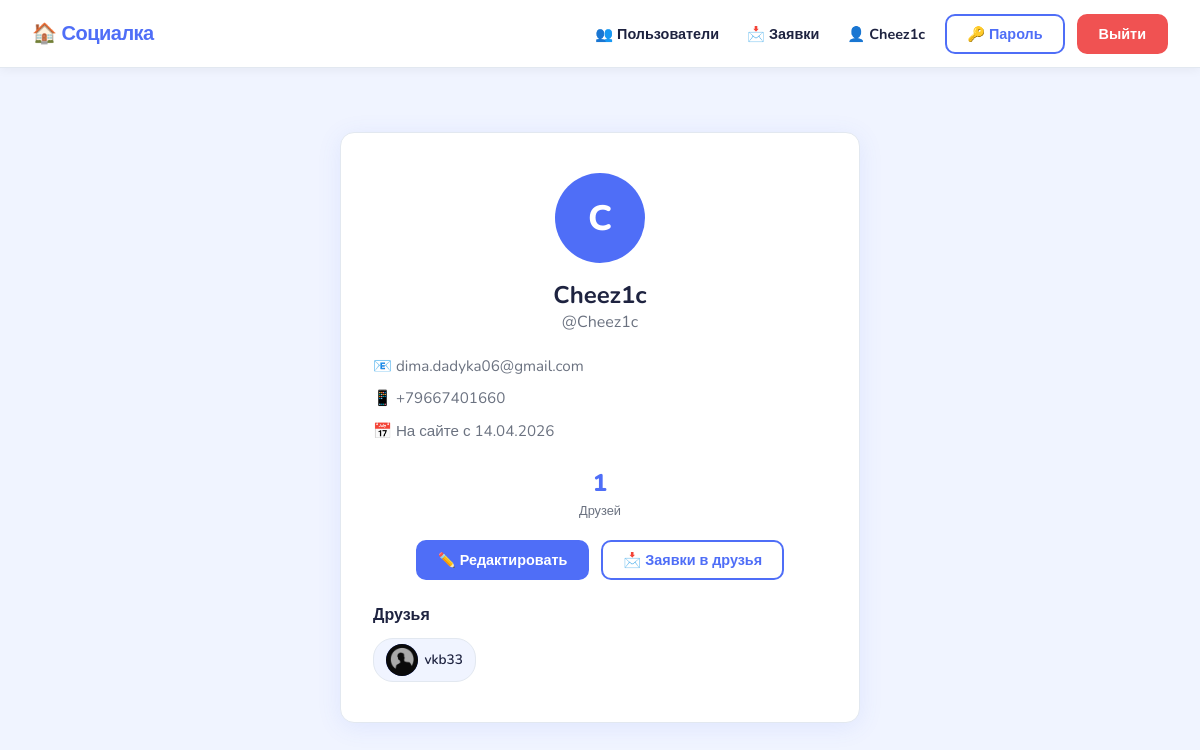
The page /users/Cheez1c/ (signed in) on the database its author committed.
### users/models.py (models this page shows, shortened)
class User(AbstractUser):
    bio = models.TextField(blank=True, verbose_name='О себе')
    email = models.EmailField(unique=True, verbose_name='Email')
    phone = models.CharField(max_length=20, blank=True, verbose_name='Номер телефона')
    avatar = models.ImageField(
        upload_to='avatars/',
        blank=True,
        null=True,
        verbose_name='Аватарка',
        validators=[validate_image_extension],
    )
    friends = models.ManyToManyField(
        'self', blank=True, symmetrical=False,
        related_name='friend_of', verbose_name='Друзья',
    )
    friend_requests = models.ManyToManyField(
        'self', blank=True, symmetrical=False,
        related_name='incoming_requests', verbose_name='Заявки в друзья',
    )
    class Meta:
        verbose_name = 'Пользователь'
        verbose_name_plural = 'Пользователи'
    def is_friend(self, user):
        return self.friends.filter(pk=user.pk).exists()
    def has_sent_request(self, user):
        return self.friend_requests.filter(pk=user.pk).exists()

### users/views.py (the view)
# urls.py: path('users/<str:username>/', views.profile, name='profile'),
@login_required
def profile(request, username):
    profile_user = get_object_or_404(User, username=username)
    is_owner = request.user == profile_user
    is_friend = request.user.is_friend(profile_user)
    has_sent = request.user.has_sent_request(profile_user)
    if not is_owner and not is_friend:
        return render(request, 'users/profile_private.html', {
            'profile_user': profile_user,
            'has_sent': has_sent,
        })
    return render(request, 'users/profile.html', {
        'profile_user': profile_user,
        'is_owner': is_owner,
        'is_friend': is_friend,
        'has_sent': has_sent,
    })

### templates/users/profile.html (shortened to what this page needs)
{% extends 'base.html' %}
{% block content %}
<div class="profile-wrapper">
    <div class="profile-card">
        {% if profile_user.avatar %}
            <img src="{{ profile_user.avatar.url }}" alt="Аватар"
                 class="profile-avatar"
                 style="width:90px;height:90px;border-radius:50%;object-fit:cover;">
        {% else %}
            <div class="profile-avatar">{{ profile_user.username|first|upper }}</div>
        {% endif %}
        <h2>{{ profile_user.get_full_name|default:profile_user.username }}</h2>
        <p class="profile-username">@{{ profile_user.username }}</p>
        <div class="profile-details">
            {% if profile_user.email %}
                <div class="detail-item">📧 {{ profile_user.email }}</div>
            {% endif %}
            {% if profile_user.phone %}
                <div class="detail-item">📱 {{ profile_user.phone }}</div>
            {% endif %}
            <div class="detail-item">📅 На сайте с {{ profile_user.date_joined|date:"d.m.Y" }}</div>
        </div>
        <div class="profile-stats">
            <div class="stat">
                <span class="stat-num">{{ profile_user.friends.count }}</span>
                <span class="stat-label">Друзей</span>
            </div>
        </div>
        <div class="profile-actions">
            {% if is_owner %}
                <a href="{% url 'profile_edit' %}" class="btn btn-primary">✏️ Редактировать</a>
                <a href="{% url 'incoming_requests' %}" class="btn btn-outline">📩 Заявки в друзья</a>
            {% elif is_friend %}
                <form method="post" action="{% url 'remove_friend' profile_user.username %}">
                    {% csrf_token %}
                    <button type="submit" class="btn btn-danger">❌ Удалить из друзей</button>
                </form>
            {% endif %}
        </div>
        {% if is_owner and profile_user.friends.count > 0 %}
        <div class="friends-list">
            <h3>Друзья</h3>
            <div class="friends-grid">
                {% for friend in profile_user.friends.all %}
                <a href="{% url 'profile' username=friend.username %}" class="friend-chip">
                    {% if friend.avatar %}
                        <img src="{{ friend.avatar.url }}" alt="{{ friend.username }}"
                             class="friend-avatar"
                             style="width:32px;height:32px;border-radius:50%;object-fit:cover;">
                    {% else %}
                        <span class="friend-avatar">{{ friend.username|first|upper }}</span>
                    {% endif %}
                    {{ friend.username }}
                </a>
                {% endfor %}
            </div>
        </div>
        {% endif %}
    </div>
</div>
{% endblock %}

### templates/base.html (shortened to what this page needs)
<!DOCTYPE html>
<html lang="ru">
<head>
    {% load static %}
    <link rel="stylesheet" href="{% static 'css/style.css' %}">
</head>
<body>
    <nav class="navbar">
        <div class="nav-brand">
            <a href="{% url 'home' %}">🏠 Социалка</a>
        </div>
        <div class="nav-links">
            {% if user.is_authenticated %}
                <a href="{% url 'user_list' %}" class="nav-link">👥 Пользователи</a>
                <a href="{% url 'incoming_requests' %}" class="nav-link">📩 Заявки</a>
                <a href="{% url 'profile' username=user.username %}" class="nav-link">👤 {{ user.username }}</a>
                <a href="{% url 'password_change' %}" class="btn btn-outline">🔑 Пароль</a>
                <form method="post" action="{% url 'logout' %}" style="display:inline">
                    <button type="submit" class="btn btn-danger">Выйти</button>
                </form>
            {% else %}
                <a href="{% url 'login' %}" class="btn btn-outline">Войти</a>
                <a href="{% url 'register' %}" class="btn btn-primary">Регистрация</a>
            {% endif %}
        </div>
    </nav>
    <div class="container">
        {% block content %}{% endblock %}
    </div>
</body>
</html>

### static/css/style.css (style rules this page uses)
*, *::before, *::after { box-sizing: border-box; margin: 0; padding: 0; }
:root { --bg: #f0f4ff; --surface: #ffffff; --primary: #4f6ef7; --primary-dark: #3a56d4; --danger: #f05252; --text: #1e2340; --text-muted: #6b7280; --border: #e2e8f0; --radius: 14px; --shadow: 0 4px 24px rgba(79,110,247,0.10); }
body { font-family: 'Nunito', sans-serif; background: var(--bg); color: var(--text); min-height: 100vh; }
.navbar { background: var(--surface); border-bottom: 1px solid var(--border); padding: 0.85rem 2rem; display: flex; align-items: center; justify-content: space-between; box-shadow: 0 2px 10px rgba(0,0,0,0.05); position: sticky; top: 0; z-index: 100; }
.nav-brand a { font-size: 1.25rem; font-weight: 800; color: var(--primary); text-decoration: none; letter-spacing: -0.5px; }
.nav-links { display: flex; align-items: center; gap: 0.75rem; }
.btn { display: inline-block; padding: 0.5rem 1.25rem; border-radius: 10px; font-family: inherit; font-size: 0.9rem; font-weight: 700; cursor: pointer; border: 2px solid transparent; text-decoration: none; transition: all 0.18s ease; }
.btn-primary { background: var(--primary); color: #fff; border-color: var(--primary); }
.btn-outline { background: transparent; color: var(--primary); border-color: var(--primary); }
.btn-danger { background: var(--danger); color: #fff; border-color: var(--danger); }
.container { max-width: 900px; margin: 0 auto; padding: 2rem 1.5rem; }
.profile-wrapper { display: flex; justify-content: center; padding: 2rem 1rem; }
.profile-card { background: var(--surface); border-radius: var(--radius); box-shadow: var(--shadow); border: 1px solid var(--border); padding: 2.5rem 2rem; width: 100%; max-width: 520px; text-align: center; }
.profile-avatar { width: 90px; height: 90px; border-radius: 50%; background: var(--primary); color: #fff; font-size: 2.2rem; font-weight: 800; display: flex; align-items: center; justify-content: center; margin: 0 auto 1rem; }
.profile-username { color: var(--text-muted); margin-bottom: 1rem; }
.profile-details { text-align: left; margin: 1rem 0; }
.detail-item { padding: 0.4rem 0; color: var(--text-muted); font-size: 0.95rem; }
.profile-stats { display: flex; justify-content: center; gap: 2rem; margin: 1.2rem 0; }
.stat { text-align: center; }
.stat-num { display: block; font-size: 1.5rem; font-weight: 800; color: var(--primary); }
.stat-label { font-size: 0.8rem; color: var(--text-muted); }
.profile-actions { display: flex; gap: 0.75rem; justify-content: center; flex-wrap: wrap; margin: 1.2rem 0; }
.friends-list { margin-top: 1.5rem; text-align: left; }
.friends-list h3 { margin-bottom: 0.75rem; font-size: 1rem; }
.friends-grid { display: flex; flex-wrap: wrap; gap: 0.5rem; }
.friend-chip { display: flex; align-items: center; gap: 0.4rem; background: var(--bg); border: 1px solid var(--border); border-radius: 20px; padding: 0.3rem 0.75rem; text-decoration: none; color: var(--text); font-size: 0.85rem; font-weight: 600; transition: all 0.15s; }
.friend-avatar { width: 24px; height: 24px; border-radius: 50%; background: var(--primary); color: #fff; font-size: 0.75rem; font-weight: 800; display: flex; align-items: center; justify-content: center; }
.nav-link { color: var(--text); text-decoration: none; font-weight: 700; font-size: 0.9rem; padding: 0.4rem 0.5rem; border-radius: 8px; transition: background 0.15s; }

### rows shown on the page
User: username "Cheez1c", username|first "C", get_full_name "Cheez1c", email "dima.dadyka06@gmail.com", phone "+79667401660", date_joined "14.04.2026", friends.count "1"
User: avatar (picture), username "vkb33"
